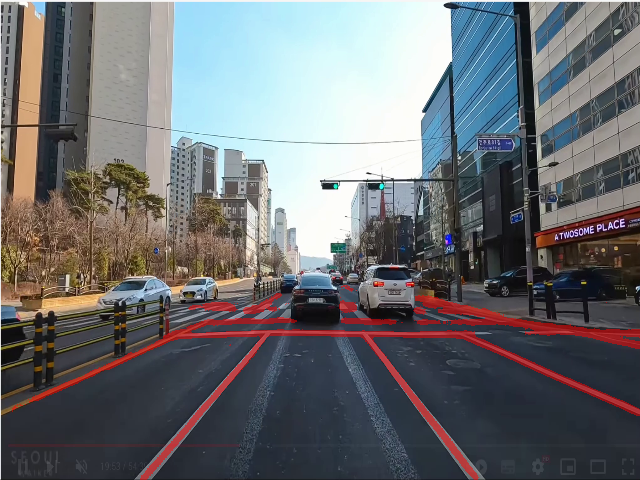
#> input picture src/YOLOP/mask.png, 640 x 480 px
$ python line_detection3.py
#> lines starting #> are read from the running program, lines starting #| are printed output that depends on the picture
#> further down, img is the input picture: shape (480, 640, 3); mean B, G, R 111.7, 108.8, 107.5
import cv2
import numpy as np
from math import degrees

def mask2line(img, scale=5, show=0):
    # n = scaling factor
    # show = 1 : imshow line_l
#> called with scale = 1, show = 1
    img_l = np.copy(img)
    [y, x, _] = img_l.shape
#> y = 480; x = 640
    y = int(y/scale)
    x = int(x/scale)
    img_l = cv2.resize(img_l, (x, y))
    img_c = cv2.Canny(img_l, 75, 150)
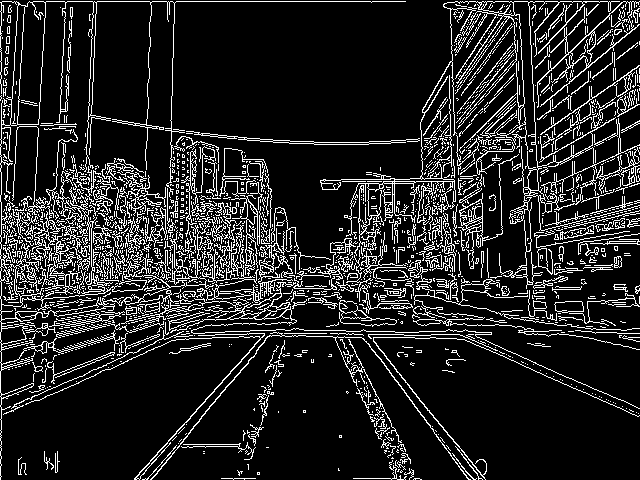
#> img_c: shape (480, 640); 14.2% white in thin lines or dots
    line = np.squeeze(np.array(cv2.HoughLinesP(img_c, 1, np.pi/360, 50, minLineLength=100/scale, maxLineGap=10)))
#> line = 135 rows, first 6: [29, 1, 405, 1], [1, 264, 386, 267], [286, 310, 404, 179], [452, 334, 638, 416], [1, 241, 295, 236], [86, 163, 299, 258]
    if show == 1:
        if line is not None:
            for l in line:
                [x1, y1, x2, y2] = l
                cv2.line(img_l, (x1,y1),(x2,y2),(0,255,0), 3)
#> this loop made 135 passes
#> (x1, y1, x2, y2) on passes 1 to 12: (29, 1, 405, 1), (1, 264, 386, 267), (286, 310, 404, 179), (452, 334, 638, 416), (1, 241, 295, 236), (86, 163, 299, 258), (1, 370, 1, 48), (342, 181, 483, 181), (36, 331, 379, 261), (486, 279, 601, 265), (501, 227, 639, 183), (265, 299, 380, 270)
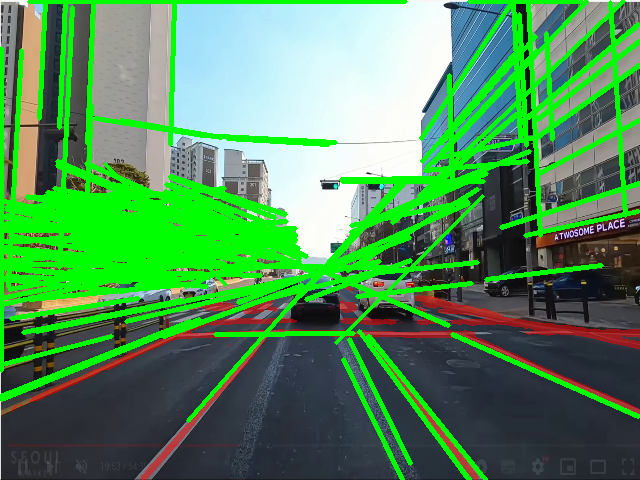
#> img_l: shape (480, 640, 3); mean B, G, R 88.3, 143.5, 81.4
            cv2.imshow('img_l', img_l)
            cv2.waitKey(0)
        return line*scale
    return line*scale

def mask2steer(img, scale=1, show=0):
    # return : steer signal (-2000 ~ 2000)
    #                       - left, + right
    line = mask2line(img, scale=scale, show=show)
    #print(len(line))
    [y, x, _] = img.shape
#> y = 480; x = 640
    mid = x/2
#> mid = 320
    line = np.pad(line, ((0,0),(0,3)), 'constant', constant_values=0).astype(float) # pad array [[x1, y1, x2, y2, a, b, x_intc]]
    line[:,4] = (line[:,3] - line[:,1])/(line[:,2] - line[:,0]) # a = (y2-y1)/(x2-x1)
    stop = line[line[:,4]==0]
    line = np.delete(line,line[:,4]==0,axis=0)
    line[:,5] = line[:,1] - line[:,4] * line[:,0]  # b = y1-ax1
    line[:,6] = (y - line[:,5]) / line[:,4] # y=y' intercept, x = (y'-b)/a
    line = line[np.argsort(line[:,-1]),:] # sort by intercept
    l = line[line[:,-1]<=mid][-1] # closest left line
#> l = [336, 342, 482, 196, -1, 678, 198]
    r = line[line[:,-1]>mid][0] # closest right line
#> r = [343, 359, 402, 479, 2.03, -338.6, 402.5]
    v = np.array([int((r[5]-l[5])/(l[4]-r[4])-mid),int(l[4]*(r[5]-l[5])/(l[4]-r[4])+l[5]-y)]) # vanishing point (x-mid,y)
#> v = [15, -137]
    v = v/np.linalg.norm(v) # normalize
#> v = [0.109, -0.994]
    u = np.array([0,-1]) # unit vector (car heading front)
    th = degrees(np.arccos(np.dot(u,v)))*np.sign(v[0])
#> th = 6.25
    return int(th/37*2000) # ERP steering -37 ~ 37 deg, ERP steering serial -2000 ~ 2000

img = cv2.imread('mask.png')
# [4 lines of commented-out code are left out]
steer = mask2steer(img, show=1)
#> steer = 337
print(steer)
#| 337
